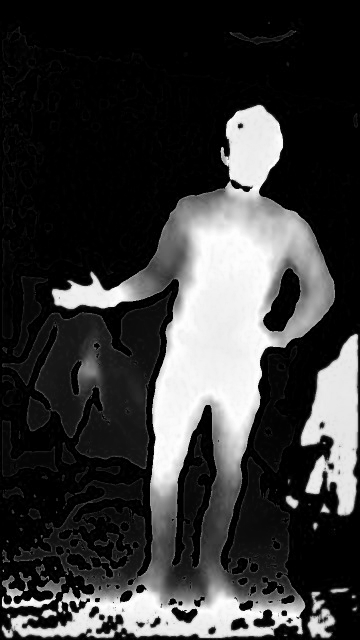
#> input picture images/depth_gray.png, 360 x 640 px
$ python 3_extract.py
#> lines starting #> are read from the running program, lines starting #| are printed output that depends on the picture; after the words box and inside, x2 and y2 are one past the last pixel; in counts of white or black regions, pixels touching at a corner belong together
# 3

import  cv2
import  numpy as np


depth_gray =  cv2.imread("images/depth_gray.png")#, cv2.IMREAD_GRAYSCALE);
#> depth_gray is the input picture: shape (640, 360, 3); min 0, max 255, mean 58


camera_seg_align =  cv2.imread("images/camera_seg_align.png")#, cv2.IMREAD_GRAYSCALE);
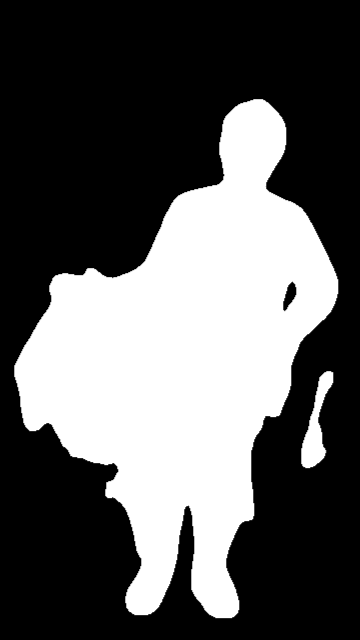
#> input picture images/camera_seg_align.png, 360 x 640 px
#> camera_seg_align is the input picture: shape (640, 360, 3); min 0, max 255, mean 92

#Calculate centerX and centerY
M = cv2.moments(camera_seg_align[:,:,0])
#> M = moments, m00 21191004, centre m10/m00, m01/m00 = (187.4, 360.6)
Xmed = int(M["m10"]/M["m00"])
#> Xmed = 187
Ymed = int(M["m01"]/M["m00"])
#> Ymed = 360
print(Xmed,Ymed)
#| 187 360

# Mask used to flood filling. (mask size needs to be 2 pixels larger)

h, w = depth_gray.shape[:2]
#> h = 640; w = 360
mask = np.zeros((h+2, w+2), np.uint8)


pixel = depth_gray[Ymed,Xmed]  #[320,180]
#> pixel = [246, 246, 246]
print(pixel)
#| [246 246 246]
#low_lim = ( pixel[0], pixel[1], pixel[2])
low_lim = (int(pixel[0]-30),int(pixel[1]-30),int(pixel[2]-30))
#> low_lim = (216, 216, 216)
print(low_lim)
#| (216, 216, 216)

#th, depth_thr = cv2.threshold(depth_gray, 80, 255, cv2.THRESH_BINARY_INV);

#pixel = img_depth[180,320]
#print(img_depth[)


#cv2.floodFill(depth_gray, mask, (0,0), 255, flags=255<<8);
cv2.floodFill(depth_gray, mask, (180, 320), (255, 255, 255), low_lim, (150, 150, 150), cv2.FLOODFILL_FIXED_RANGE)
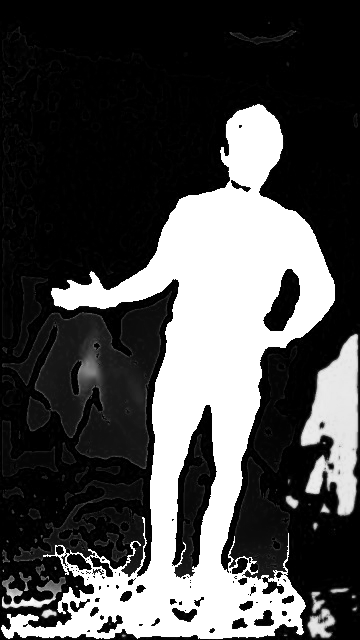
#> depth_gray: shape (640, 360, 3); min 0, max 255, mean 76

cv2.imshow("Floodfilled image", depth_gray)

_, depth_gray_extr = cv2.threshold(depth_gray, 254, 500, cv2.THRESH_BINARY) #cv2.THRESH_BINARY #cv2.THRESH_TOZERO
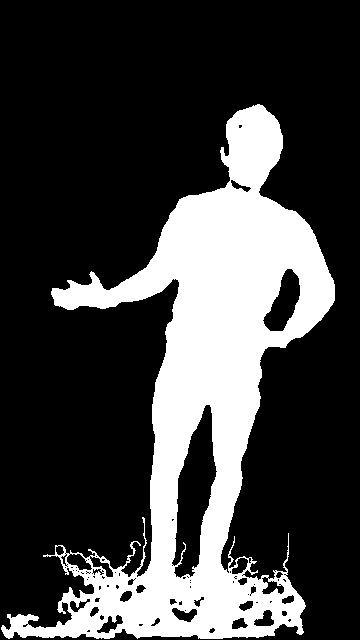
#> depth_gray_extr: shape (640, 360, 3); 25.4% white; 1 white region, box (x1, y1, x2, y2) and area: (1, 104, 335, 639) 58557
cv2.imshow("Floodfilled image binary", depth_gray_extr)

cv2.imwrite("images\depth_extr.png",depth_gray_extr)

cv2.waitKey(0)
